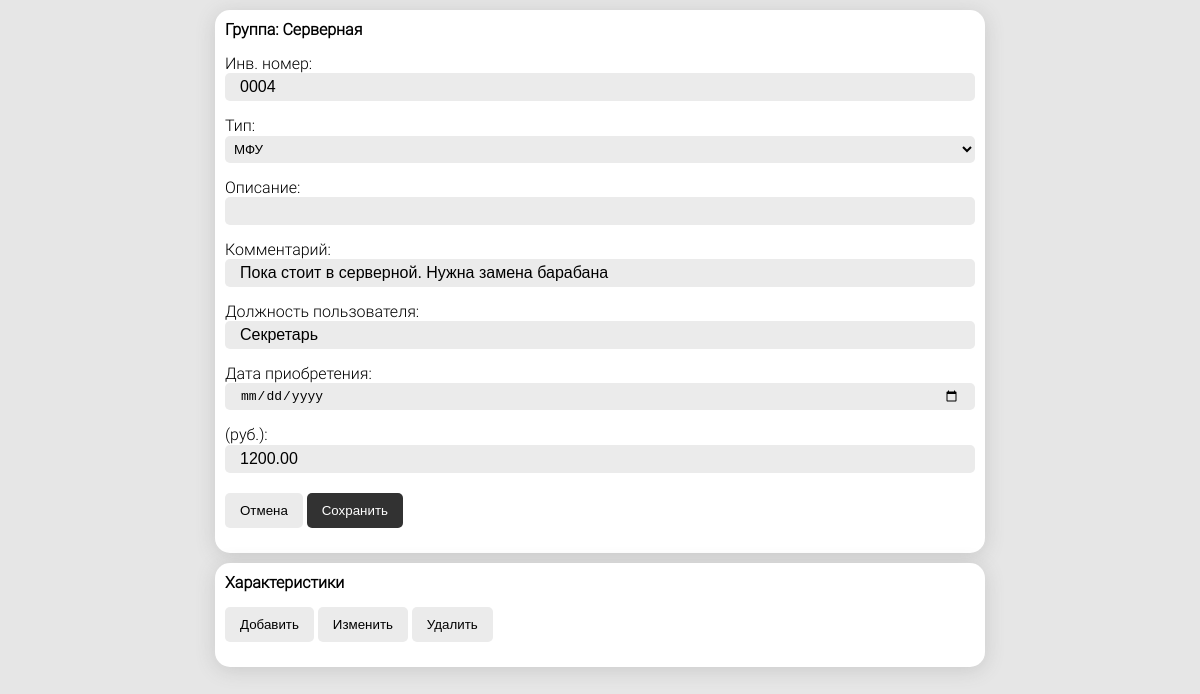
/equipment_card/4/ (signed in), run on the app's committed database.
### main/models.py (models this page shows, shortened)
class EquipmentCard(models.Model):
    group = models.ForeignKey(Group, verbose_name='Группа', on_delete=models.CASCADE)
    equipment_type = models.ForeignKey('EquipmentType', verbose_name='Тип оборудования', on_delete=models.CASCADE)
    inv_number = models.CharField(max_length=100, verbose_name='Инвентарный номер', null=True, blank=True)
    title = models.CharField(max_length=1000, verbose_name='Описание', null=True, blank=True)
    comment = models.TextField(verbose_name='Комментарий', null=True, blank=True)
    worker = models.CharField(max_length=1000, verbose_name='Пользователь оборудования', null=True, blank=True)
    purchase_date = models.DateField(verbose_name='Дата приобретения', null=True, blank=True)
    price = models.DecimalField(max_digits=15, decimal_places=2, verbose_name='Стоимость', null=True, blank=True)
    class Meta:
        verbose_name = 'Учетная карточка'
        verbose_name_plural = 'Учетные карточки'

class Group(models.Model):
    title = models.CharField(max_length=1024, verbose_name='Наименование')
    user = models.ForeignKey(User, verbose_name='Пользователь', on_delete=models.CASCADE)
    group = models.ForeignKey(
        'self',
        verbose_name='Группа',
        related_name='child_groups',
        on_delete=models.CASCADE,
        null=True,
        blank=True,
        default=None
    )
    class Meta:
        verbose_name = 'Группа'
        verbose_name_plural = 'Группы'
        ordering = ['title']

### main/views.py (the view)
# urls.py: path('equipment_card/<int:card_id>/', equipment_card, name='equipment_card'),
@login_required
def equipment_card(request, card_id):
    user = request.user
    try:
        card = EquipmentCard.objects.get(pk=card_id)
    except EquipmentCard.DoesNotExist:
        return Http404()
    if card.group.user != user:
        return Http404()
    types = EquipmentType.objects.filter(user=user)
    context = {
        'equipment_card': card,
        'equipment_types': types
    }
    return render(request, 'main/equipment_card.html', context=context)

### main/templatetags/custom_filters.py (called while the page is built)
def dot(value):
    return str(value).replace(',', '.')

### templates/main/equipment_card.html (shortened to what this page needs)
{% extends 'main/base.html' %}
{% load static %}
{% load custom_filters %}
{% block style %}
    <link rel="stylesheet" href="{% static 'main/css/equipment_card.css' %}">
{% endblock %}
{% block content %}
    <div class="container" id="card_container">
        <form>
            <h1>
                Группа: {{ equipment_card.group.title }}
            </h1>
            <div>
                <label for="inv_number">Инв. номер:</label>
                <input type="text" id="inv_number" name="inv_number" value="{{ equipment_card.inv_number|default_if_none:"" }}">
            </div>
            <div>
                <label for="equipment_type">Тип:</label>
                <select name="equipment_type" id="equipment_type">
                    {% for equipment_type in equipment_types %}
                        {% if equipment_card.equipment_type.id == equipment_type.id %}
                            <option value="{{ equipment_type.id }}" selected>{{ equipment_type.title }}</option>
                        {% else %}
                            <option value="{{ equipment_type.id }}">{{ equipment_type.title }}</option>
                        {% endif %}
                    {% endfor %}
                </select>
            </div>
            <div>
                <label for="title">Описание:</label>
                <input type="text" id="title" name="title" value="{{ equipment_card.title|default_if_none:"" }}">
            </div>
            <div>
                <label for="comment">Комментарий:</label>
                <input type="text" id="comment" name="comment" value="{{ equipment_card.comment|default_if_none:"" }}">
            </div>
            <div>
                <label for="worker">Должность пользователя:</label>
                <input type="text" id="worker" name="worker" value="{{ equipment_card.worker|default_if_none:"" }}">
            </div>
            <div>
                <label for="purchase_date">Дата приобретения:</label>
                <input type="date"
                       id="purchase_date"
                       name="purchase_date"
                       value="{{ equipment_card.purchase_date|date:"Y-m-d" }}"
                >
            </div>
            <div>
                <label for="price"> (руб.):</label>
                <input type="text"
                       id="price"
                       name="price"
                       pattern="(\d{0,13})|(\d{0,13}\.\d{0,2})"
                       value="{{ equipment_card.price|default_if_none:""|dot }}"
                >
            </div>
            <div>
                <input type="button" value="Отмена">
                <input type="submit" value="Сохранить">
            </div>
        </form>
    </div>
    <div class="container" id="features_container">
        <h1>Характеристики</h1>
        <div>
            <input type="button" id="create_feature_btn" value="Добавить">
            <input type="button" id="edit_feature_btn" value="Изменить">
            <input type="button" id="remove_feature_btn" value="Удалить">
        </div>
    </div>
{% endblock %}

### main/static/main/css/base.css (style rules this page uses)
body { background-color: rgb(230, 230, 230); padding: 10px; }
input[type=text], input[type=password], input[type=email], input[type=date] { padding: 5px 15px; outline: none; border: none; background-color: rgb(235, 235, 235); border-radius: 5px; font-size: 1em; width: 100%; box-sizing: border-box; }
input[type=submit], input[type=button] { padding: 10px 15px; border: none; cursor: pointer; border-radius: 5px; }
input[type=submit] { background-color: rgb(50, 50, 50); color: white; margin-top: 5px; }
input[type=button] { background-color: rgb(235, 235, 235); color: black; }
select { width: 100%; padding: 5px; border: none; outline: none; border-radius: 5px; background-color: rgb(235, 235, 235); }

### main/static/main/css/equipment_card.css (style rules this page uses)
.container { max-width: 750px; margin: auto; padding: 10px; background-color: white; box-shadow: 0 3px 20px rgba(90, 90, 90, 0.2); border-radius: 15px; overflow: auto; font-family: "Roboto Light", Arial, SansSerif; }
.container:not(:first-child) { margin-top: 10px; }
.container div, dialog div { margin: 15px 0; }

### data on the page
EquipmentCard: group "Серверная", inv_number "0004", comment "Пока стоит в серверной. Нужна замена барабана", worker "Секретарь", price "1200.00"

### other printed values
form field equipment_type "МФУ"
